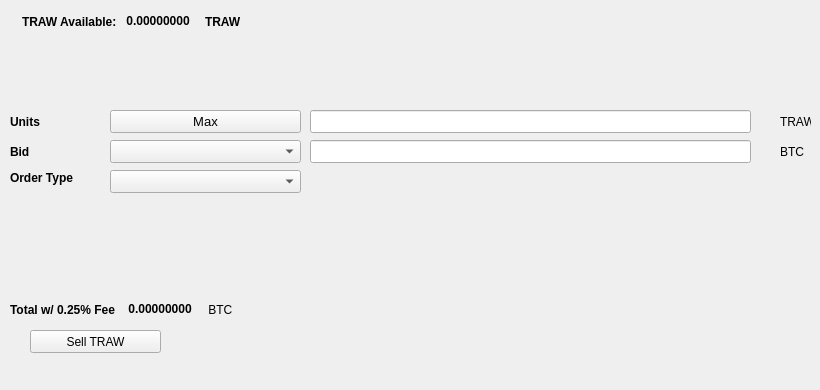
   <widget class="QWidget" name="SellTab">
    <attribute name="title">
     <string>Sell</string>
    </attribute>
    <widget class="QLabel" name="label_16">
     <property name="geometry">
      <rect>
       <x>780</x>
       <y>140</y>
       <width>31</width>
       <height>23</height>
      </rect>
     </property>
     <property name="text">
      <string>BTC</string>
     </property>
    </widget>
    <widget class="QComboBox" name="SellBidcomboBox">
     <property name="geometry">
      <rect>
       <x>110</x>
       <y>140</y>
       <width>191</width>
       <height>23</height>
      </rect>
     </property>
     <property name="font">
      <font>
       <pointsize>10</pointsize>
      </font>
     </property>
    </widget>
    <widget class="QLabel" name="label_18">
     <property name="geometry">
      <rect>
       <x>10</x>
       <y>110</y>
       <width>46</width>
       <height>23</height>
      </rect>
     </property>
     <property name="font">
      <font>
       <weight>75</weight>
       <bold>true</bold>
      </font>
     </property>
     <property name="text">
      <string>Units</string>
     </property>
    </widget>
    <widget class="QPushButton" name="Sell_Max_Amount">
     <property name="geometry">
      <rect>
       <x>110</x>
       <y>110</y>
       <width>191</width>
       <height>23</height>
      </rect>
     </property>
     <property name="font">
      <font>
       <pointsize>10</pointsize>
      </font>
     </property>
     <property name="text">
      <string>Max</string>
     </property>
    </widget>
    <widget class="QLabel" name="label_20">
     <property name="geometry">
      <rect>
       <x>10</x>
       <y>170</y>
       <width>91</width>
       <height>16</height>
      </rect>
     </property>
     <property name="font">
      <font>
       <weight>75</weight>
       <bold>true</bold>
      </font>
     </property>
     <property name="text">
      <string>Order Type</string>
     </property>
    </widget>
    <widget class="QComboBox" name="SellOrdertypeCombo">
     <property name="geometry">
      <rect>
       <x>110</x>
       <y>170</y>
       <width>191</width>
       <height>23</height>
      </rect>
     </property>
     <property name="font">
      <font>
       <pointsize>10</pointsize>
      </font>
     </property>
    </widget>
    <widget class="QLabel" name="label_21">
     <property name="geometry">
      <rect>
       <x>10</x>
       <y>140</y>
       <width>46</width>
       <height>23</height>
      </rect>
     </property>
     <property name="font">
      <font>
       <weight>75</weight>
       <bold>true</bold>
      </font>
     </property>
     <property name="text">
      <string>Bid</string>
     </property>
    </widget>
    <widget class="QLabel" name="label_22">
     <property name="geometry">
      <rect>
       <x>780</x>
       <y>110</y>
       <width>31</width>
       <height>23</height>
      </rect>
     </property>
     <property name="text">
      <string>TRAW</string>
     </property>
    </widget>
    <widget class="QLineEdit" name="UnitsInputSEND">
     <property name="geometry">
      <rect>
       <x>310</x>
       <y>110</y>
       <width>441</width>
       <height>23</height>
      </rect>
     </property>
     <property name="font">
      <font>
       <pointsize>9</pointsize>
       <weight>75</weight>
       <bold>true</bold>
      </font>
     </property>
    </widget>
    <widget class="QLineEdit" name="SellBidPriceEdit">
     <property name="geometry">
      <rect>
       <x>310</x>
       <y>140</y>
       <width>441</width>
       <height>23</height>
      </rect>
     </property>
     <property name="font">
      <font>
       <pointsize>9</pointsize>
       <weight>75</weight>
       <bold>true</bold>
      </font>
     </property>
    </widget>
    <widget class="QPushButton" name="SellSENDBTN">
     <property name="geometry">
      <rect>
       <x>30</x>
       <y>330</y>
       <width>131</width>
       <height>23</height>
      </rect>
     </property>
     <property name="text">
      <string>Sell TRAW</string>
     </property>
     <property name="icon">
      <iconset resource="../send">
       <normaloff>:/icons/bitcoin</normaloff>:/icons/bitcoin</iconset>
     </property>
    </widget>
    <widget class="QWidget" name="layoutWidget3">
     <property name="geometry">
      <rect>
       <x>22</x>
       <y>12</y>
       <width>258</width>
       <height>19</height>
      </rect>
     </property>
     <layout class="QHBoxLayout" name="horizontalLayout">
      <item>
       <widget class="QLabel" name="label232_2">
        <property name="font">
         <font>
          <weight>75</weight>
          <bold>true</bold>
         </font>
        </property>
        <property name="text">
         <string>TRAW Available:</string>
        </property>
       </widget>
      </item>
      <item>
       <widget class="QLabel" name="SENDAvailableLabel">
        <property name="palette">
         <palette>
          <active>
           <colorrole role="WindowText">
            <brush brushstyle="SolidPattern">
             <color alpha="255">
              <red>0</red>
              <green>0</green>
              <blue>0</blue>
             </color>
            </brush>
           </colorrole>
           <colorrole role="Button">
            <brush brushstyle="SolidPattern">
             <color alpha="255">
              <red>0</red>
              <green>170</green>
              <blue>0</blue>
             </color>
            </brush>
           </colorrole>
           <colorrole role="Light">
            <brush brushstyle="SolidPattern">
             <color alpha="255">
              <red>0</red>
              <green>255</green>
              <blue>0</blue>
             </color>
            </brush>
           </colorrole>
           <colorrole role="Midlight">
            <brush brushstyle="SolidPattern">
             <color alpha="255">
              <red>0</red>
              <green>212</green>
              <blue>0</blue>
             </color>
            </brush>
           </colorrole>
           <colorrole role="Dark">
            <brush brushstyle="SolidPattern">
             <color alpha="255">
              <red>0</red>
              <green>85</green>
              <blue>0</blue>
             </color>
            </brush>
           </colorrole>
           <colorrole role="Mid">
            <brush brushstyle="SolidPattern">
             <color alpha="255">
              <red>0</red>
              <green>113</green>
              <blue>0</blue>
             </color>
            </brush>
           </colorrole>
           <colorrole role="Text">
            <brush brushstyle="SolidPattern">
             <color alpha="255">
              <red>0</red>
              <green>170</green>
              <blue>0</blue>
             </color>
            </brush>
           </colorrole>
           <colorrole role="BrightText">
            <brush brushstyle="SolidPattern">
             <color alpha="255">
              <red>255</red>
              <green>255</green>
              <blue>255</blue>
             </color>
            </brush>
           </colorrole>
           <colorrole role="ButtonText">
            <brush brushstyle="SolidPattern">
             <color alpha="255">
              <red>0</red>
              <green>0</green>
              <blue>0</blue>
             </color>
            </brush>
           </colorrole>
           <colorrole role="Base">
            <brush brushstyle="SolidPattern">
             <color alpha="255">
              <red>255</red>
              <green>255</green>
              <blue>255</blue>
             </color>
            </brush>
           </colorrole>
           <colorrole role="Window">
            <brush brushstyle="SolidPattern">
             <color alpha="255">
              <red>0</red>
              <green>170</green>
              <blue>0</blue>
             </color>
            </brush>
           </colorrole>
           <colorrole role="Shadow">
            <brush brushstyle="SolidPattern">
             <color alpha="255">
              <red>0</red>
              <green>0</green>
              <blue>0</blue>
             </color>
            </brush>
           </colorrole>
           <colorrole role="AlternateBase">
            <brush brushstyle="SolidPattern">
             <color alpha="255">
              <red>127</red>
              <green>212</green>
              <blue>127</blue>
             </color>
            </brush>
           </colorrole>
           <colorrole role="ToolTipBase">
            <brush brushstyle="SolidPattern">
             <color alpha="255">
              <red>255</red>
              <green>255</green>
              <blue>220</blue>
             </color>
            </brush>
           </colorrole>
           <colorrole role="ToolTipText">
            <brush brushstyle="SolidPattern">
             <color alpha="255">
              <red>0</red>
              <green>0</green>
              <blue>0</blue>
             </color>
            </brush>
           </colorrole>
          </active>
          <inactive>
           <colorrole role="WindowText">
            <brush brushstyle="SolidPattern">
             <color alpha="255">
              <red>0</red>
              <green>0</green>
              <blue>0</blue>
             </color>
            </brush>
           </colorrole>
           <colorrole role="Button">
            <brush brushstyle="SolidPattern">
             <color alpha="255">
              <red>0</red>
              <green>170</green>
              <blue>0</blue>
             </color>
            </brush>
           </colorrole>
           <colorrole role="Light">
            <brush brushstyle="SolidPattern">
             <color alpha="255">
              <red>0</red>
              <green>255</green>
              <blue>0</blue>
             </color>
            </brush>
           </colorrole>
           <colorrole role="Midlight">
            <brush brushstyle="SolidPattern">
             <color alpha="255">
              <red>0</red>
              <green>212</green>
              <blue>0</blue>
             </color>
            </brush>
           </colorrole>
           <colorrole role="Dark">
            <brush brushstyle="SolidPattern">
             <color alpha="255">
              <red>0</red>
              <green>85</green>
              <blue>0</blue>
             </color>
            </brush>
           </colorrole>
           <colorrole role="Mid">
            <brush brushstyle="SolidPattern">
             <color alpha="255">
              <red>0</red>
              <green>113</green>
              <blue>0</blue>
             </color>
            </brush>
           </colorrole>
           <colorrole role="Text">
            <brush brushstyle="SolidPattern">
             <color alpha="255">
              <red>0</red>
              <green>170</green>
              <blue>0</blue>
             </color>
            </brush>
           </colorrole>
           <colorrole role="BrightText">
            <brush brushstyle="SolidPattern">
             <color alpha="255">
              <red>255</red>
              <green>255</green>
              <blue>255</blue>
             </color>
            </brush>
           </colorrole>
           <colorrole role="ButtonText">
            <brush brushstyle="SolidPattern">
             <color alpha="255">
              <red>0</red>
              <green>0</green>
              <blue>0</blue>
             </color>
            </brush>
           </colorrole>
           <colorrole role="Base">
            <brush brushstyle="SolidPattern">
             <color alpha="255">
              <red>255</red>
              <green>255</green>
              <blue>255</blue>
             </color>
            </brush>
           </colorrole>
           <colorrole role="Window">
            <brush brushstyle="SolidPattern">
             <color alpha="255">
              <red>0</red>
              <green>170</green>
              <blue>0</blue>
             </color>
            </brush>
           </colorrole>
           <colorrole role="Shadow">
            <brush brushstyle="SolidPattern">
             <color alpha="255">
              <red>0</red>
              <green>0</green>
              <blue>0</blue>
             </color>
            </brush>
           </colorrole>
           <colorrole role="AlternateBase">
            <brush brushstyle="SolidPattern">
             <color alpha="255">
              <red>127</red>
              <green>212</green>
              <blue>127</blue>
             </color>
            </brush>
           </colorrole>
           <colorrole role="ToolTipBase">
            <brush brushstyle="SolidPattern">
             <color alpha="255">
              <red>255</red>
              <green>255</green>
              <blue>220</blue>
             </color>
            </brush>
           </colorrole>
           <colorrole role="ToolTipText">
            <brush brushstyle="SolidPattern">
             <color alpha="255">
              <red>0</red>
              <green>0</green>
              <blue>0</blue>
             </color>
            </brush>
           </colorrole>
          </inactive>
          <disabled>
           <colorrole role="WindowText">
            <brush brushstyle="SolidPattern">
             <color alpha="255">
              <red>0</red>
              <green>85</green>
              <blue>0</blue>
             </color>
            </brush>
           </colorrole>
           <colorrole role="Button">
            <brush brushstyle="SolidPattern">
             <color alpha="255">
              <red>0</red>
              <green>170</green>
              <blue>0</blue>
             </color>
            </brush>
           </colorrole>
           <colorrole role="Light">
            <brush brushstyle="SolidPattern">
             <color alpha="255">
              <red>0</red>
              <green>255</green>
              <blue>0</blue>
             </color>
            </brush>
           </colorrole>
           <colorrole role="Midlight">
            <brush brushstyle="SolidPattern">
             <color alpha="255">
              <red>0</red>
              <green>212</green>
              <blue>0</blue>
             </color>
            </brush>
           </colorrole>
           <colorrole role="Dark">
            <brush brushstyle="SolidPattern">
             <color alpha="255">
              <red>0</red>
              <green>85</green>
              <blue>0</blue>
             </color>
            </brush>
           </colorrole>
           <colorrole role="Mid">
            <brush brushstyle="SolidPattern">
             <color alpha="255">
              <red>0</red>
              <green>113</green>
              <blue>0</blue>
             </color>
            </brush>
           </colorrole>
           <colorrole role="Text">
            <brush brushstyle="SolidPattern">
             <color alpha="255">
              <red>0</red>
              <green>85</green>
              <blue>0</blue>
             </color>
            </brush>
           </colorrole>
           <colorrole role="BrightText">
            <brush brushstyle="SolidPattern">
             <color alpha="255">
              <red>255</red>
              <green>255</green>
              <blue>255</blue>
             </color>
            </brush>
           </colorrole>
           <colorrole role="ButtonText">
            <brush brushstyle="SolidPattern">
             <color alpha="255">
              <red>0</red>
              <green>85</green>
              <blue>0</blue>
             </color>
            </brush>
           </colorrole>
           <colorrole role="Base">
            <brush brushstyle="SolidPattern">
             <color alpha="255">
              <red>0</red>
              <green>170</green>
              <blue>0</blue>
             </color>
            </brush>
           </colorrole>
           <colorrole role="Window">
            <brush brushstyle="SolidPattern">
             <color alpha="255">
              <red>0</red>
              <green>170</green>
              <blue>0</blue>
             </color>
            </brush>
           </colorrole>
           <colorrole role="Shadow">
            <brush brushstyle="SolidPattern">
             <color alpha="255">
              <red>0</red>
              <green>0</green>
              <blue>0</blue>
             </color>
            </brush>
           </colorrole>
           <colorrole role="AlternateBase">
            <brush brushstyle="SolidPattern">
             <color alpha="255">
              <red>0</red>
              <green>170</green>
              <blue>0</blue>
             </color>
            </brush>
           </colorrole>
           <colorrole role="ToolTipBase">
            <brush brushstyle="SolidPattern">
             <color alpha="255">
              <red>255</red>
              <green>255</green>
              <blue>220</blue>
             </color>
            </brush>
           </colorrole>
           <colorrole role="ToolTipText">
            <brush brushstyle="SolidPattern">
             <color alpha="255">
              <red>0</red>
              <green>0</green>
              <blue>0</blue>
             </color>
            </brush>
           </colorrole>
          </disabled>
         </palette>
        </property>
        <property name="font">
         <font>
          <weight>75</weight>
          <bold>true</bold>
         </font>
        </property>
        <property name="text">
         <string> 0.00000000 </string>
        </property>
        <property name="textInteractionFlags">
         <set>Qt::LinksAccessibleByMouse|Qt::TextSelectableByKeyboard|Qt::TextSelectableByMouse</set>
        </property>
       </widget>
      </item>
      <item>
       <widget class="QLabel" name="labelSEND">
        <property name="font">
         <font>
          <weight>75</weight>
          <bold>true</bold>
         </font>
        </property>
        <property name="text">
         <string>TRAW</string>
        </property>
       </widget>
      </item>
     </layout>
    </widget>
    <widget class="QWidget" name="layoutWidget">
     <property name="geometry">
      <rect>
       <x>10</x>
       <y>300</y>
       <width>268</width>
       <height>19</height>
      </rect>
     </property>
     <layout class="QHBoxLayout" name="horizontalLayout_2">
      <item>
       <widget class="QLabel" name="label_19">
        <property name="font">
         <font>
          <weight>75</weight>
          <bold>true</bold>
         </font>
        </property>
        <property name="text">
         <string>Total w/ 0.25% Fee </string>
        </property>
       </widget>
      </item>
      <item>
       <widget class="QLabel" name="SellCostLabel">
        <property name="palette">
         <palette>
          <active>
           <colorrole role="WindowText">
            <brush brushstyle="SolidPattern">
             <color alpha="255">
              <red>0</red>
              <green>0</green>
              <blue>0</blue>
             </color>
            </brush>
           </colorrole>
           <colorrole role="Button">
            <brush brushstyle="SolidPattern">
             <color alpha="255">
              <red>0</red>
              <green>170</green>
              <blue>0</blue>
             </color>
            </brush>
           </colorrole>
           <colorrole role="Light">
            <brush brushstyle="SolidPattern">
             <color alpha="255">
              <red>0</red>
              <green>255</green>
              <blue>0</blue>
             </color>
            </brush>
           </colorrole>
           <colorrole role="Midlight">
            <brush brushstyle="SolidPattern">
             <color alpha="255">
              <red>0</red>
              <green>212</green>
              <blue>0</blue>
             </color>
            </brush>
           </colorrole>
           <colorrole role="Dark">
            <brush brushstyle="SolidPattern">
             <color alpha="255">
              <red>0</red>
              <green>85</green>
              <blue>0</blue>
             </color>
            </brush>
           </colorrole>
           <colorrole role="Mid">
            <brush brushstyle="SolidPattern">
             <color alpha="255">
              <red>0</red>
              <green>113</green>
              <blue>0</blue>
             </color>
            </brush>
           </colorrole>
           <colorrole role="Text">
            <brush brushstyle="SolidPattern">
             <color alpha="255">
              <red>0</red>
              <green>170</green>
              <blue>0</blue>
             </color>
            </brush>
           </colorrole>
           <colorrole role="BrightText">
            <brush brushstyle="SolidPattern">
             <color alpha="255">
              <red>255</red>
              <green>255</green>
              <blue>255</blue>
             </color>
            </brush>
           </colorrole>
           <colorrole role="ButtonText">
            <brush brushstyle="SolidPattern">
             <color alpha="255">
              <red>0</red>
              <green>0</green>
              <blue>0</blue>
             </color>
            </brush>
           </colorrole>
           <colorrole role="Base">
            <brush brushstyle="SolidPattern">
             <color alpha="255">
              <red>255</red>
              <green>255</green>
              <blue>255</blue>
             </color>
            </brush>
           </colorrole>
           <colorrole role="Window">
            <brush brushstyle="SolidPattern">
             <color alpha="255">
              <red>0</red>
              <green>170</green>
              <blue>0</blue>
             </color>
            </brush>
           </colorrole>
           <colorrole role="Shadow">
            <brush brushstyle="SolidPattern">
             <color alpha="255">
              <red>0</red>
              <green>0</green>
              <blue>0</blue>
             </color>
            </brush>
           </colorrole>
           <colorrole role="AlternateBase">
            <brush brushstyle="SolidPattern">
             <color alpha="255">
              <red>127</red>
              <green>212</green>
              <blue>127</blue>
             </color>
            </brush>
           </colorrole>
           <colorrole role="ToolTipBase">
            <brush brushstyle="SolidPattern">
             <color alpha="255">
              <red>255</red>
              <green>255</green>
              <blue>220</blue>
             </color>
            </brush>
           </colorrole>
           <colorrole role="ToolTipText">
            <brush brushstyle="SolidPattern">
             <color alpha="255">
              <red>0</red>
              <green>0</green>
              <blue>0</blue>
             </color>
            </brush>
           </colorrole>
          </active>
          <inactive>
           <colorrole role="WindowText">
            <brush brushstyle="SolidPattern">
             <color alpha="255">
              <red>0</red>
              <green>0</green>
              <blue>0</blue>
             </color>
            </brush>
           </colorrole>
           <colorrole role="Button">
            <brush brushstyle="SolidPattern">
             <color alpha="255">
              <red>0</red>
              <green>170</green>
              <blue>0</blue>
             </color>
            </brush>
           </colorrole>
           <colorrole role="Light">
            <brush brushstyle="SolidPattern">
             <color alpha="255">
              <red>0</red>
              <green>255</green>
              <blue>0</blue>
             </color>
            </brush>
           </colorrole>
           <colorrole role="Midlight">
            <brush brushstyle="SolidPattern">
             <color alpha="255">
              <red>0</red>
              <green>212</green>
              <blue>0</blue>
             </color>
            </brush>
           </colorrole>
           <colorrole role="Dark">
            <brush brushstyle="SolidPattern">
             <color alpha="255">
              <red>0</red>
              <green>85</green>
              <blue>0</blue>
             </color>
            </brush>
           </colorrole>
           <colorrole role="Mid">
            <brush brushstyle="SolidPattern">
             <color alpha="255">
              <red>0</red>
              <green>113</green>
              <blue>0</blue>
             </color>
            </brush>
           </colorrole>
           <colorrole role="Text">
            <brush brushstyle="SolidPattern">
             <color alpha="255">
              <red>0</red>
              <green>170</green>
              <blue>0</blue>
             </color>
            </brush>
           </colorrole>
           <colorrole role="BrightText">
            <brush brushstyle="SolidPattern">
             <color alpha="255">
              <red>255</red>
              <green>255</green>
              <blue>255</blue>
             </color>
            </brush>
           </colorrole>
           <colorrole role="ButtonText">
            <brush brushstyle="SolidPattern">
             <color alpha="255">
              <red>0</red>
              <green>0</green>
              <blue>0</blue>
             </color>
            </brush>
           </colorrole>
           <colorrole role="Base">
            <brush brushstyle="SolidPattern">
             <color alpha="255">
              <red>255</red>
              <green>255</green>
              <blue>255</blue>
             </color>
            </brush>
           </colorrole>
           <colorrole role="Window">
            <brush brushstyle="SolidPattern">
             <color alpha="255">
              <red>0</red>
              <green>170</green>
              <blue>0</blue>
             </color>
            </brush>
           </colorrole>
           <colorrole role="Shadow">
            <brush brushstyle="SolidPattern">
             <color alpha="255">
              <red>0</red>
              <green>0</green>
              <blue>0</blue>
             </color>
            </brush>
           </colorrole>
           <colorrole role="AlternateBase">
            <brush brushstyle="SolidPattern">
             <color alpha="255">
              <red>127</red>
              <green>212</green>
              <blue>127</blue>
             </color>
            </brush>
           </colorrole>
           <colorrole role="ToolTipBase">
            <brush brushstyle="SolidPattern">
             <color alpha="255">
              <red>255</red>
              <green>255</green>
              <blue>220</blue>
             </color>
            </brush>
           </colorrole>
           <colorrole role="ToolTipText">
            <brush brushstyle="SolidPattern">
             <color alpha="255">
              <red>0</red>
              <green>0</green>
              <blue>0</blue>
             </color>
            </brush>
           </colorrole>
          </inactive>
          <disabled>
           <colorrole role="WindowText">
            <brush brushstyle="SolidPattern">
             <color alpha="255">
              <red>0</red>
              <green>85</green>
              <blue>0</blue>
             </color>
            </brush>
           </colorrole>
           <colorrole role="Button">
            <brush brushstyle="SolidPattern">
             <color alpha="255">
              <red>0</red>
              <green>170</green>
              <blue>0</blue>
             </color>
            </brush>
           </colorrole>
           <colorrole role="Light">
            <brush brushstyle="SolidPattern">
             <color alpha="255">
              <red>0</red>
              <green>255</green>
              <blue>0</blue>
             </color>
            </brush>
           </colorrole>
           <colorrole role="Midlight">
            <brush brushstyle="SolidPattern">
             <color alpha="255">
              <red>0</red>
              <green>212</green>
              <blue>0</blue>
             </color>
            </brush>
           </colorrole>
           <colorrole role="Dark">
            <brush brushstyle="SolidPattern">
             <color alpha="255">
              <red>0</red>
              <green>85</green>
              <blue>0</blue>
             </color>
            </brush>
           </colorrole>
           <colorrole role="Mid">
            <brush brushstyle="SolidPattern">
             <color alpha="255">
              <red>0</red>
              <green>113</green>
              <blue>0</blue>
             </color>
            </brush>
           </colorrole>
           <colorrole role="Text">
            <brush brushstyle="SolidPattern">
             <color alpha="255">
              <red>0</red>
              <green>85</green>
              <blue>0</blue>
             </color>
            </brush>
           </colorrole>
           <colorrole role="BrightText">
            <brush brushstyle="SolidPattern">
             <color alpha="255">
              <red>255</red>
              <green>255</green>
              <blue>255</blue>
             </color>
            </brush>
           </colorrole>
           <colorrole role="ButtonText">
            <brush brushstyle="SolidPattern">
             <color alpha="255">
              <red>0</red>
              <green>85</green>
              <blue>0</blue>
             </color>
            </brush>
           </colorrole>
           <colorrole role="Base">
            <brush brushstyle="SolidPattern">
             <color alpha="255">
              <red>0</red>
              <green>170</green>
              <blue>0</blue>
             </color>
            </brush>
           </colorrole>
           <colorrole role="Window">
            <brush brushstyle="SolidPattern">
             <color alpha="255">
              <red>0</red>
              <green>170</green>
              <blue>0</blue>
             </color>
            </brush>
           </colorrole>
           <colorrole role="Shadow">
            <brush brushstyle="SolidPattern">
             <color alpha="255">
              <red>0</red>
              <green>0</green>
              <blue>0</blue>
             </color>
            </brush>
           </colorrole>
           <colorrole role="AlternateBase">
            <brush brushstyle="SolidPattern">
             <color alpha="255">
              <red>0</red>
              <green>170</green>
              <blue>0</blue>
             </color>
            </brush>
           </colorrole>
           <colorrole role="ToolTipBase">
            <brush brushstyle="SolidPattern">
             <color alpha="255">
              <red>255</red>
              <green>255</green>
              <blue>220</blue>
             </color>
            </brush>
           </colorrole>
           <colorrole role="ToolTipText">
            <brush brushstyle="SolidPattern">
             <color alpha="255">
              <red>0</red>
              <green>0</green>
              <blue>0</blue>
             </color>
            </brush>
           </colorrole>
          </disabled>
         </palette>
        </property>
        <property name="font">
         <font>
          <weight>75</weight>
          <bold>true</bold>
         </font>
        </property>
        <property name="autoFillBackground">
         <bool>false</bool>
        </property>
        <property name="text">
         <string> 0.00000000</string>
        </property>
        <property name="textInteractionFlags">
         <set>Qt::LinksAccessibleByMouse|Qt::TextSelectableByMouse</set>
        </property>
       </widget>
      </item>
      <item>
       <widget class="QLabel" name="label_17">
        <property name="font">
         <font>
          <weight>50</weight>
          <bold>false</bold>
         </font>
        </property>
        <property name="text">
         <string> BTC</string>
        </property>
       </widget>
      </item>
     </layout>
    </widget>
    <widget class="QLabel" name="label_23">
     <property name="geometry">
      <rect>
       <x>460</x>
       <y>300</y>
       <width>281</width>
       <height>81</height>
      </rect>
     </property>
     <property name="text">
      <string/>
     </property>
     <property name="pixmap">
      <pixmap>:/images/bittrex</pixmap>
     </property>
    </widget>
   </widget>
